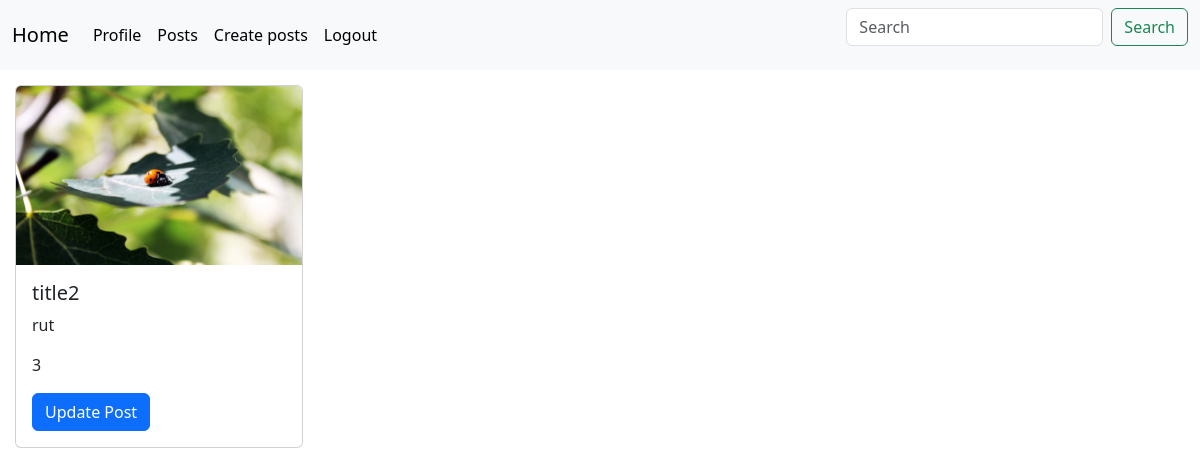
Page /posts/2/ (signed in) on the committed database.
### posts/models.py (models this page shows, shortened)
class Post(models.Model):
    image = models.ImageField(null=True, blank=True)
    title = models.CharField(max_length=100)
    description = models.CharField(max_length=250, null=True, blank=True)
    category = models.ForeignKey(
        Category, on_delete=models.CASCADE, null=True, blank=True)
    tags = models.ManyToManyField(Tag, blank=True)
    rate = models.IntegerField(default=0)
    author = models.ForeignKey(User, on_delete=models.CASCADE, null=True,blank=True)
    created_at = models.DateTimeField(auto_now_add=True, null=True)
    updated_at = models.DateTimeField(auto_now=True, null=True)

### posts/views.py (the view)
# urls.py: path('posts/<int:post_id>/',posts_detail_view),
@login_required(login_url='/login/')
def posts_detail_view(request,post_id):
    if request.method == 'GET':
        post = Post.objects.get(id=post_id)
        return render(request,'posts/posts_detail.html',context = {'post':post})

### templates/posts/posts_detail.html
{% extends 'main.html' %}
{% block content %}
<div class="card" style="width: 18rem; margin: 15px;">
  {% if post.image %}
  <img src="{{ post.image.url }}" class="card-img-top" alt="...">
  {% else %}
  <img src="/static/img.png" class="card-img-top" alt="...">
  {% endif %}
  <div class="card-body">
    <h5 class="card-title">{{post.title}}</h5>
    <p class="card-text">{{post.description}}</p>
    <p class="card-text">{{post.rate}}</p>
    {% if post.author == request.user %}
    <a href="/posts/update/{{post.id}}" class="btn btn-primary">Update Post</a>
    {% endif %}
  </div>
</div>
{% endblock %}

### rows in the picture
Post: image (picture), title "title2", description "rut", rate "3"
